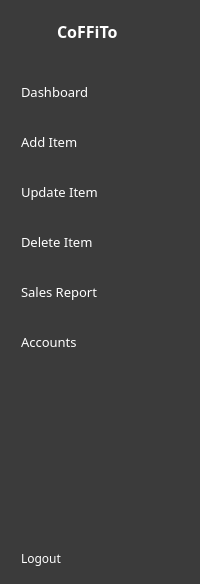
     <widget class="QWidget" name="word_iicon" native="true">
      <property name="styleSheet">
       <string notr="true">QWidget{
	background-color:rgb(59,59,59);
}
QPushButton{
	color:rgb(255,255,255);
	text-align:left;
	height:30px;
	border:none;
	padding-left:10px;
	border-top-left-radius:10px;
	border-bottom-left-radius:10px;
}
QPushButton:checked{
	background-color: #ECECEC;
	color: #FF8C18;
	font-weight:bold;
}
QLabel{
	color:rgb(255,255,255);
}
</string>
      </property>
      <layout class="QVBoxLayout" name="verticalLayout_4">
       <property name="rightMargin">
        <number>0</number>
       </property>
       <item>
        <layout class="QHBoxLayout" name="horizontalLayout_3">
         <property name="rightMargin">
          <number>20</number>
         </property>
         <item>
          <widget class="QLabel" name="label_2">
           <property name="minimumSize">
            <size>
             <width>40</width>
             <height>40</height>
            </size>
           </property>
           <property name="maximumSize">
            <size>
             <width>40</width>
             <height>31</height>
            </size>
           </property>
           <property name="text">
            <string/>
           </property>
           <property name="pixmap">
            <pixmap>:/iCons/icons/Green Simple Monoline Badge CK Letter Logo (3).png</pixmap>
           </property>
           <property name="scaledContents">
            <bool>true</bool>
           </property>
          </widget>
         </item>
         <item>
          <widget class="QLabel" name="label_3">
           <property name="font">
            <font>
             <family>Poppins</family>
             <pointsize>12</pointsize>
             <bold>true</bold>
            </font>
           </property>
           <property name="text">
            <string>CoFFiTo</string>
           </property>
          </widget>
         </item>
        </layout>
       </item>
       <item>
        <layout class="QVBoxLayout" name="verticalLayout_2">
         <property name="spacing">
          <number>20</number>
         </property>
         <property name="topMargin">
          <number>20</number>
         </property>
         <item>
          <widget class="QPushButton" name="dashboard2">
           <property name="font">
            <font>
             <family>Poppins</family>
             <pointsize>10</pointsize>
            </font>
           </property>
           <property name="text">
            <string>Dashboard</string>
           </property>
           <property name="icon">
            <iconset>
             <normaloff>:/iCons/icons/icons8-coffee-40.png</normaloff>
             <normalon>:/iCons/icons/icons8-coffee0-40.png</normalon>:/iCons/icons/icons8-coffee-40.png</iconset>
           </property>
           <property name="iconSize">
            <size>
             <width>25</width>
             <height>25</height>
            </size>
           </property>
           <property name="checkable">
            <bool>true</bool>
           </property>
           <property name="autoExclusive">
            <bool>true</bool>
           </property>
          </widget>
         </item>
         <item>
          <widget class="QPushButton" name="add_item2">
           <property name="font">
            <font>
             <family>Poppins</family>
             <pointsize>10</pointsize>
            </font>
           </property>
           <property name="text">
            <string>Add Item</string>
           </property>
           <property name="icon">
            <iconset>
             <normaloff>:/iCons/icons/icons8-add-folder-40.png</normaloff>
             <normalon>:/iCons/icons/icons8-add-40.png</normalon>:/iCons/icons/icons8-add-folder-40.png</iconset>
           </property>
           <property name="iconSize">
            <size>
             <width>20</width>
             <height>20</height>
            </size>
           </property>
           <property name="checkable">
            <bool>true</bool>
           </property>
           <property name="autoExclusive">
            <bool>true</bool>
           </property>
          </widget>
         </item>
         <item>
          <widget class="QPushButton" name="update_item2">
           <property name="font">
            <font>
             <family>Poppins</family>
             <pointsize>10</pointsize>
            </font>
           </property>
           <property name="text">
            <string>Update Item</string>
           </property>
           <property name="icon">
            <iconset>
             <normaloff>:/iCons/icons/icons8-edit-40.png</normaloff>
             <normalon>:/iCons/icons/icons8-edit-40 (1).png</normalon>:/iCons/icons/icons8-edit-40.png</iconset>
           </property>
           <property name="iconSize">
            <size>
             <width>20</width>
             <height>20</height>
            </size>
           </property>
           <property name="checkable">
            <bool>true</bool>
           </property>
           <property name="autoExclusive">
            <bool>true</bool>
           </property>
          </widget>
         </item>
         <item>
          <widget class="QPushButton" name="delete_item1_2">
           <property name="font">
            <font>
             <family>Poppins</family>
             <pointsize>10</pointsize>
            </font>
           </property>
           <property name="text">
            <string>Delete Item</string>
           </property>
           <property name="icon">
            <iconset>
             <normaloff>:/iCons/icons/icons8-delete-40.png</normaloff>
             <normalon>:/iCons/icons/icons8-delete-40(1).png</normalon>:/iCons/icons/icons8-delete-40.png</iconset>
           </property>
           <property name="iconSize">
            <size>
             <width>20</width>
             <height>20</height>
            </size>
           </property>
           <property name="checkable">
            <bool>true</bool>
           </property>
           <property name="autoExclusive">
            <bool>true</bool>
           </property>
          </widget>
         </item>
         <item>
          <widget class="QPushButton" name="sales_report2">
           <property name="font">
            <font>
             <family>Poppins</family>
             <pointsize>10</pointsize>
            </font>
           </property>
           <property name="text">
            <string>Sales Report</string>
           </property>
           <property name="icon">
            <iconset>
             <normaloff>:/iCons/icons/icons8-sales-40.png</normaloff>
             <normalon>:/iCons/icons/icons8-sales-40(1).png</normalon>:/iCons/icons/icons8-sales-40.png</iconset>
           </property>
           <property name="iconSize">
            <size>
             <width>20</width>
             <height>20</height>
            </size>
           </property>
           <property name="checkable">
            <bool>true</bool>
           </property>
           <property name="autoExclusive">
            <bool>true</bool>
           </property>
          </widget>
         </item>
         <item>
          <widget class="QPushButton" name="mng_account2">
           <property name="font">
            <font>
             <family>Poppins</family>
             <pointsize>10</pointsize>
            </font>
           </property>
           <property name="text">
            <string>Accounts</string>
           </property>
           <property name="icon">
            <iconset>
             <normaloff>:/iCons/icons/personalization.png</normaloff>:/iCons/icons/personalization.png</iconset>
           </property>
           <property name="iconSize">
            <size>
             <width>20</width>
             <height>20</height>
            </size>
           </property>
           <property name="checkable">
            <bool>true</bool>
           </property>
           <property name="autoExclusive">
            <bool>true</bool>
           </property>
          </widget>
         </item>
        </layout>
       </item>
       <item>
        <spacer name="verticalSpacer_2">
         <property name="orientation">
          <enum>Qt::Orientation::Vertical</enum>
         </property>
         <property name="sizeHint" stdset="0">
          <size>
           <width>20</width>
           <height>180</height>
          </size>
         </property>
        </spacer>
       </item>
       <item>
        <widget class="QPushButton" name="logout2">
         <property name="font">
          <font>
           <family>Poppins</family>
          </font>
         </property>
         <property name="text">
          <string>Logout</string>
         </property>
         <property name="icon">
          <iconset>
           <normaloff>:/iCons/icons/icons8-logout-40.png</normaloff>
           <normalon>:/iCons/icons/icons8-logouto-40.png</normalon>:/iCons/icons/icons8-logout-40.png</iconset>
         </property>
         <property name="checkable">
          <bool>true</bool>
         </property>
        </widget>
       </item>
      </layout>
     </widget>
